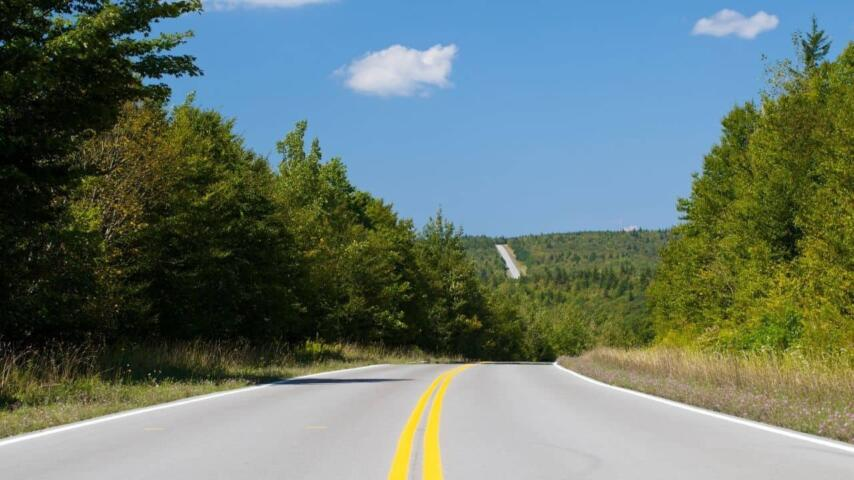
#> input picture computer-vision/finding-lanes/test_lane_01.jpeg, 854 x 480 px, given in place of video, which was not available
$ python app.py
#> lines starting #> are read from the running program, lines starting #| are printed output that depends on the picture; after the words box and inside, x2 and y2 are one past the last pixel; in counts of white or black regions, pixels touching at a corner belong together; pictures that were not available may be replaced by others from this repository, and a replacement may not be noted
import cv2
import numpy
import matplotlib.pyplot as plt
from icecream import ic

def canny(image):
    gray = cv2.cvtColor(image, cv2.COLOR_RGB2GRAY)
    blur = cv2.GaussianBlur(gray, (5, 5), 0) #(image, (kernelSize), deviation)
    canny = cv2.Canny(blur, 50, 150) #(image, lowThreshold, highThreshold)
    return canny

def region_of_interest(image):
    """ will return the enclosed region of our field of view and recall that the enclosed region was triangular in shape """
    # this sizes corresponds to the triangle I drew before in matplotlib
    # camn array is 2-dimensional: (m, n)
    height = image.shape[0]

    # set the tringle polygon in an array of polygon
    polygons = numpy.array([
        [(200, height), (1100, height), (550, 250)]
        ])

    # then apply this triangle polygon to a black mask with same dimension
    mask = numpy.zeros_like(image)

    cv2.fillPoly(mask, polygons, 255) # color of polygon, completely white

    # will return only the region of interest traced by the polygonal contour of the mask
    masked_image = cv2.bitwise_and(image, mask)

    return masked_image

def display_lines(image, lines):
    """ line_image is an array of zeros with the same shape as the lane images array"""
    line_image =numpy.zeros_like(image)

    if lines is not None:
        for line in lines:
            ic(line)
            """ each line is a 2D array containing line coordinates [[x1, y1, x2, y2]]
            now will reshape every line into a 1D array [x1, y1, x2, y2]
            """
            # line = line.reshape(4)
            x1, y1, x2, y2 = line.reshape(4)

            # draw line
            """ args(line_image, (first point of the line), (second point)), color, thickness """
            cv2.line(line_image, (x1, y1), (x2, y2), (255, 0 ,0), 10)

    return line_image

def make_coordinates(image, line_parameters):
    """ return value that denotes X and Y coordinates of the line. \n
    ``y = mx + b`` \n
    where x = (y-b) / m \n
    """
    slope, intercept = line_parameters

    ic(image.shape)
    """
    image.shape: (704, 1279, 3)
    image.shape: (height, width, numberOfChannels)
    """

    y1 = image.shape[0]
    y2 = int(y1 * (3/5))

    x1 = int((y1 - intercept)/slope)
    x2 = int((y2 - intercept)/slope)

    return numpy.array([x1, y1, x2, y2])

def average_slop_intercept(image, lines):
    """ calculate the slope(pendiente)
    ---
    ``y = mx + b`` \n
    where m = (y2-y1) / (x2-x1) \n
    b = y - mx
    """
    left_fit = []
    right_fit = []

    for line in lines:
        x1, y1, x2, y2 = line.reshape(4)

        """ polyfit will a first degree polynomial which would simply be a linear function of Y is equal to MX plus B,
        and its going to fit this polynomial to our X&Y points and return a vector of coefficients which describe the slope and Y intercept """
        parameters = numpy.polyfit((x1, x2), (y1, y2), 1)
        ic(parameters)

        slope = parameters[0]
        intercept = parameters[1]

        """ determine if the slope of the line corresponds to the left or right line """
        if slope < 0:
            left_fit.append((slope, intercept))
        else:
            right_fit.append((slope, intercept))

    ic(left_fit)
    ic(right_fit)

    left_fit_average = numpy.average(left_fit, axis=0)
    right_fit_average = numpy.average(right_fit, axis=0)

    ic(left_fit_average, right_fit_average)

    left_line = make_coordinates(image, left_fit_average)
    right_line = make_coordinates(image, right_fit_average)

    return numpy.array([left_line, right_line])

def main():
    # cap = cv2.VideoCapture(1)
    cap = cv2.VideoCapture('http://192.168.193.97:8080/video')
    # OpenCV uses 640 x 480 by default, higher makes it slow
    cap.set(cv2.CAP_PROP_FRAME_WIDTH, 1280)
    cap.set(cv2.CAP_PROP_FRAME_HEIGHT, 720)

    while True:
        _, frame = cap.read()
#> frame is the input picture: shape (480, 854, 3); mean B, G, R 111, 119.6, 103.1

        canny_image = canny(frame)
#> in canny, `gray = cv2.cvtColor(image, cv2.COLOR_RGB2GRAY)`:
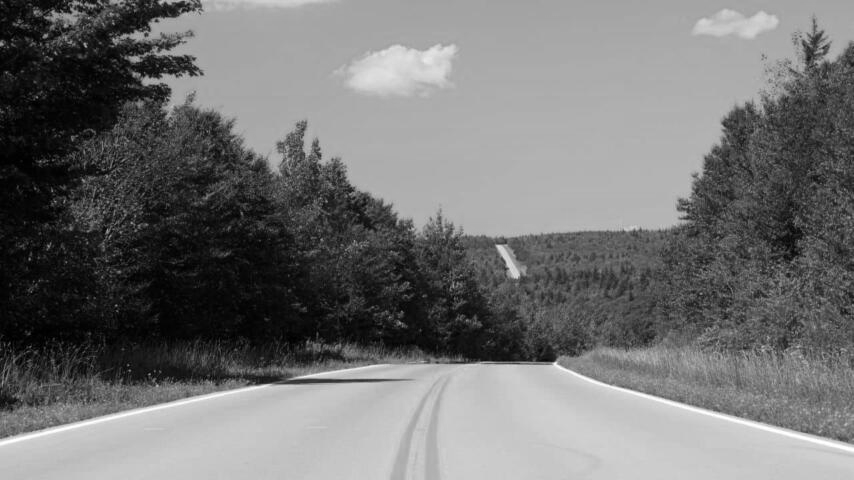
#> gray: shape (480, 854); min 0, max 255, mean 115.2
#> in canny, `canny = cv2.Canny(blur, 50, 150)`:
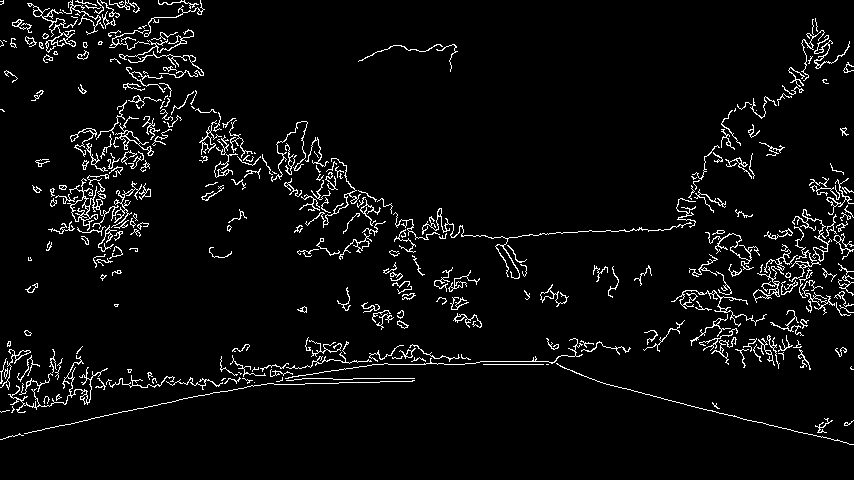
#> canny: shape (480, 854); 4.7% white in thin lines or dots
        cropped_image = region_of_interest(canny_image)
#> in region_of_interest, `cv2.fillPoly(mask, polygons, 255)`:
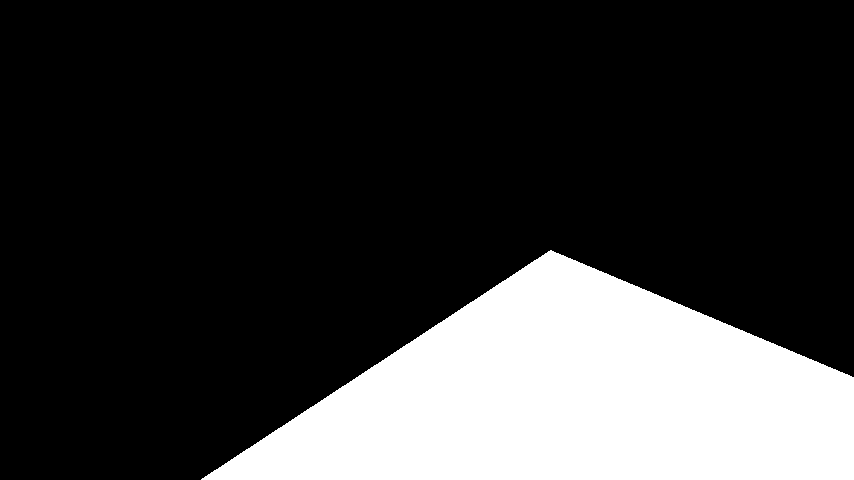
#> mask: shape (480, 854); 22.2% white; 1 white region, box (x1, y1, x2, y2) and area: (201, 250, 854, 480) 90811
#> in region_of_interest, `masked_image = cv2.bitwise_and(image, mask)`:
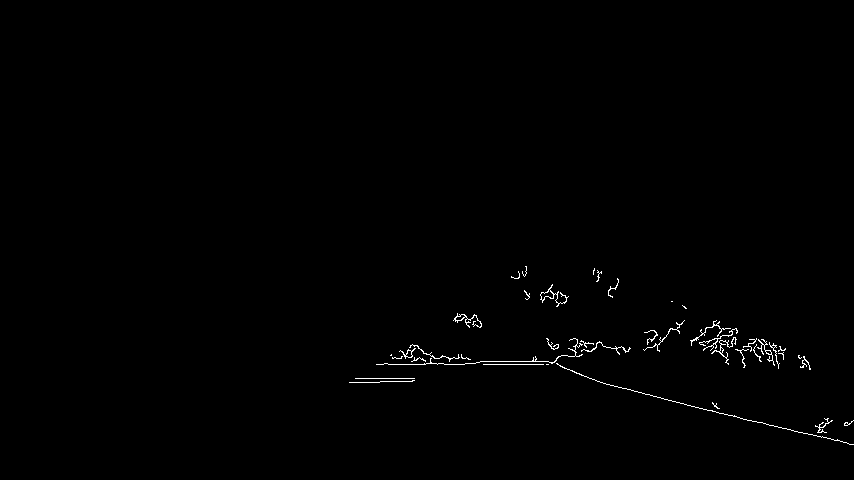
#> masked_image: shape (480, 854); 0.56% white in thin lines or dots, all inside (x1, y1, x2, y2) = (349, 266, 854, 445)
        lines = cv2.HoughLinesP(
            cropped_image,
            2,
            numpy.pi/180, 100,
            numpy.array([]),
            minLineLength=40,
            maxLineGap=5
        )
#> lines = [[653, 396, 758, 422], [483, 364, 548, 364], [376, 364, 425, 364], [480, 361, 555, 361], [766, 424, 842, 441]]

        try:
            averaged_lines = average_slop_intercept(frame, lines)
#> the loop in average_slop_intercept, `for line in lines:` made 5 passes
#> (x1, y1, x2, y2, slope, intercept) on passes 1 to 5: (653, 396, 758, 422, 0.248, 234.3), (483, 364, 548, 364, 8.26e-16, 364), (376, 364, 425, 364, 2.74e-15, 364), (480, 361, 555, 361, -2.68e-16, 361), (766, 424, 842, 441, 0.224, 252.7)
#> after the loop in average_slop_intercept, `for line in lines:`: left_fit = [(-2.68e-16, 361)]; right_fit = [(0.248, 234.3), (8.26e-16, 364), (2.74e-15, 364), (0.224, 252.7)]
#> in average_slop_intercept, `left_fit_average = numpy.average(left_fit, axis=0)`: left_fit_average = [-2.68e-16, 361]
#> in average_slop_intercept, `right_fit_average = numpy.average(right_fit, axis=0)`: right_fit_average = [0.118, 303.7]
#> in make_coordinates, `slope, intercept = line_parameters`: slope = -2.68e-16; intercept = 361
#> in make_coordinates, `x1 = int((y1 - intercept)/slope)`: x1 = -444100005708217472
#> in make_coordinates, `x2 = int((y2 - intercept)/slope)`: x2 = 272431095938655424
#> in average_slop_intercept, `left_line = make_coordinates(image, left_fit_average)`: left_line = [-444100005708217472, 480, 272431095938655424, 288]
#> in average_slop_intercept, `right_line = make_coordinates(image, right_fit_average)`: right_line = [1495, 480, -133, 288]
#> averaged_lines = [[-444100005708217472, 480, 272431095938655424, 288], [1495, 480, -133, 288]]
        except Exception as e:
            print(e)
        line_image = display_lines(frame, lines)
#> the loop in display_lines, `for line in lines:` made 5 passes
#> after the loop in display_lines, `for line in lines:`:
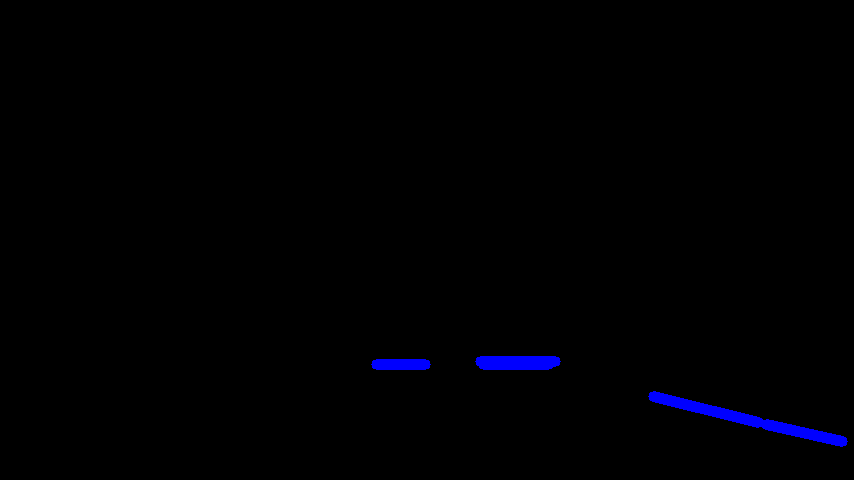
#> line_image: shape (480, 854, 3); mean of channels 0, 1, 2 2.4, 0, 0; drawn as B, G, R
        combo_image = cv2.addWeighted(frame, 0.8, line_image, 1, 1)
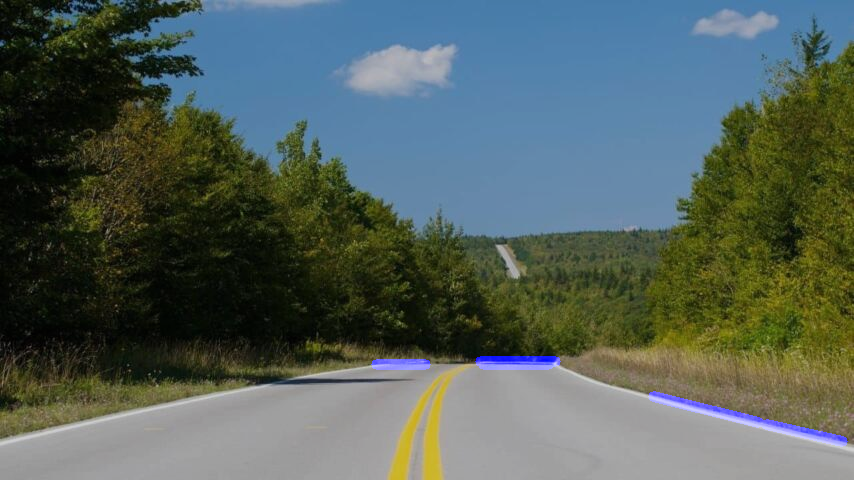
#> combo_image: shape (480, 854, 3); mean B, G, R 91.1, 96.7, 83.5

        """ draw the middle line between left & right lane """
        middle_line_coordinates = [averaged_lines[1][0] - averaged_lines[0][0], int((averaged_lines[1][2] + averaged_lines[0][2])/2)]
#> middle_line_coordinates = [444100005708218967, 136215547969327648]
        ic(middle_line_coordinates)

        average_line_image = display_lines(frame, averaged_lines)
#> the loop in display_lines, `for line in lines:` made 1 pass
#> after the loop in display_lines, `for line in lines:`: line_image: shape (480, 854, 3); every value is 0
        average_combo_image = cv2.addWeighted(frame, 0.8, average_line_image, 1, 1)

        reference_line = cv2.line(average_combo_image, (640, 560), (640, 720), (0, 255 ,0), 3)
        middle_line = cv2.line(average_combo_image, (middle_line_coordinates[1], 432), (middle_line_coordinates[0], 720), (255, 0 ,0), 3)

        # half of the middle_line, yellow color
        half_line = cv2.line(average_combo_image, (620, 560), (660, 560), (0, 255 ,222), 3)
        # half_line_2 = cv2.line(average_combo_image, (int(middle_line_coordinates[1]), 560), (middle_line_coordinates[0], 560), (0, 0 ,255), 2)

        middle_line = cv2.line(average_combo_image, (middle_line_coordinates[1], 432), (middle_line_coordinates[0], 720), (100, 0 ,255), 1)

        middle_dot_coordinates = (int((middle_line_coordinates[0] + middle_line_coordinates[1])/2))
        ic(middle_dot_coordinates)
        middle_dot = cv2.circle(average_combo_image, (middle_dot_coordinates, 560), 5, (100, 0 ,255), -1)

        if middle_dot_coordinates > 640:
            direction_text = cv2.putText(average_combo_image, '<- Left', (middle_dot_coordinates+20, 540),
                cv2.FONT_HERSHEY_SIMPLEX, 1, (100, 0 ,255), 2, cv2.LINE_AA
            )
        elif middle_dot_coordinates < 640:
            direction_text = cv2.putText(average_combo_image, 'Right ->', (middle_dot_coordinates-180, 540),
                cv2.FONT_HERSHEY_SIMPLEX, 1, (100, 0 ,255), 2, cv2.LINE_AA
            )
        else:
            direction_text = cv2.putText(average_combo_image, 'Good', (middle_dot_coordinates-40, 500),
                cv2.FONT_HERSHEY_SIMPLEX, 1, (100, 0 ,255), 2, cv2.LINE_AA
            )

        test = cv2.circle(average_combo_image, (middle_dot_coordinates, 560), 5, (100, 0 ,255), -1)


        """ Resized images, for show """
        lane_imageResized = cv2.resize(frame,(720,480))
        canny_imageResized = cv2.resize(canny_image,(720,480))
        cropped_imageResized = cv2.resize(cropped_image,(720,480))
        line_imageResized = cv2.resize(line_image,(720,480))
        averaged_line_imageResized = cv2.resize(average_line_image,(720,480))
        # combo_imageResized = cv2.resize(combo_image, (720, 480))

        cv2.imshow('lane_image', lane_imageResized)
        cv2.imshow('canny', canny_imageResized)
        cv2.imshow('region_of_interest', cropped_imageResized)
        cv2.imshow('lines', line_imageResized)
        cv2.imshow('averaged_line', averaged_line_imageResized)

        cv2.imshow('RESULT', average_combo_image)


        if cv2.waitKey(1) & 0xFF == ord('q'):
            break

    cap.release()
    cv2.destroyAllWindows()

if __name__ == '__main__':
#> (the run stopped early here; a loop or call above may not have finished)

$ run again, on computer-vision/finding-lanes/test_lane_02.png
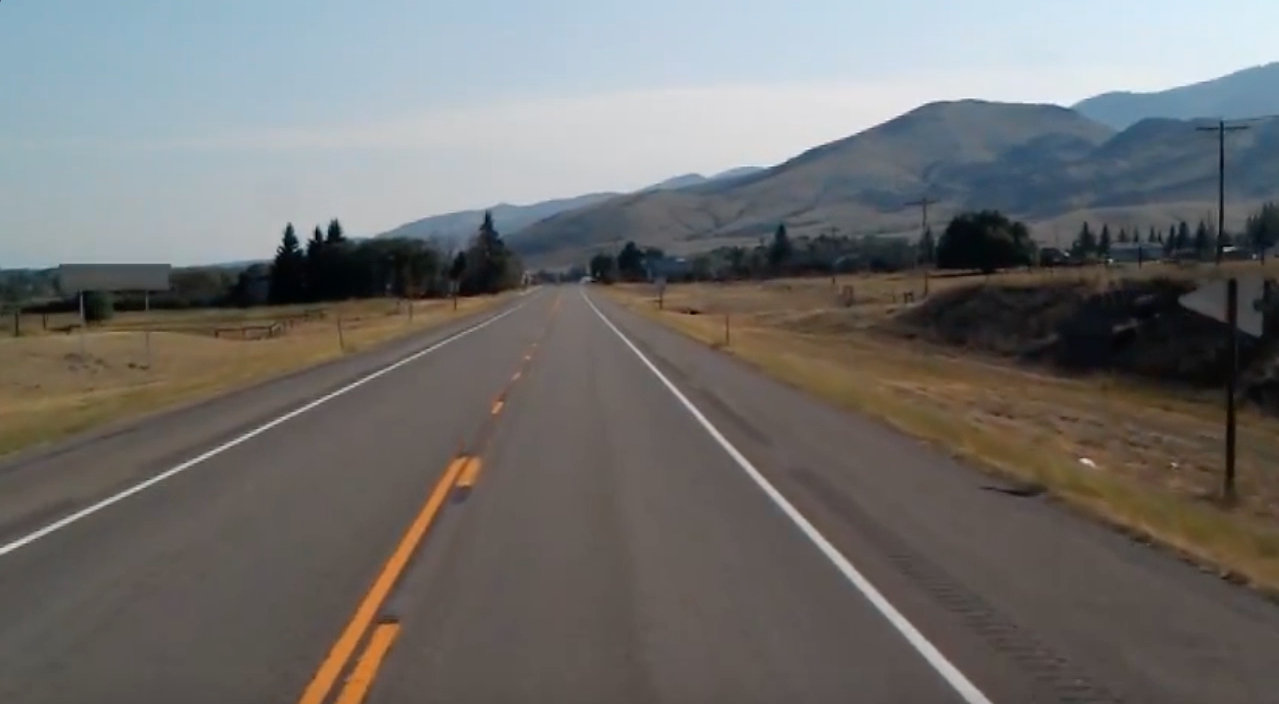
#> input picture computer-vision/finding-lanes/test_lane_02.png, 1279 x 704 px, given in place of video, which was not available
#> in main, frame is the input picture: shape (704, 1279, 3); mean B, G, R 109.7, 111.3, 112.3
#> canny: shape (704, 1279); 0.91% white in thin lines or dots
#> mask: shape (704, 1279); 22.7% white; 1 white region, box (x1, y1, x2, y2) and area: (200, 250, 1100, 704) 204575
#> masked_image: shape (704, 1279); 0.26% white in thin lines or dots, all inside (x1, y1, x2, y2) = (320, 277, 993, 704)
#> lines = 13 rows, first 6: [704, 418, 927, 641], [704, 426, 791, 516], [320, 703, 445, 494], [585, 301, 663, 381], [630, 341, 670, 383], [794, 520, 861, 591]
#> the loop in average_slop_intercept, `for line in lines:` made 13 passes
#> (x1, y1, x2, y2, slope, intercept) on passes 1 to 8: (704, 418, 927, 641, 1, -286), (704, 426, 791, 516, 1.03, -302.3), (320, 703, 445, 494, -1.67, 1238), (585, 301, 663, 381, 1.03, -299), (630, 341, 670, 383, 1.05, -320.5), (794, 520, 861, 591, 1.06, -321.4), (659, 371, 704, 416, 1, -288), (870, 599, 939, 672, 1.06, -321.4)
#> after the loop in average_slop_intercept, `for line in lines:`: left_fit = [(-1.67, 1238), (-1.55, 1164)]; right_fit = [(1, -286), (1.03, -302.3), (1.03, -299), (1.05, -320.5), (1.06, -321.4), (1, -288), (1.06, -321.4), (1.03, -293.2), (0.961, -250.1), (1.05, -317.9), (1, -287)]
#> left_fit_average = [-1.61, 1201]
#> right_fit_average = [1.02, -298.8]
#> in make_coordinates, `slope, intercept = line_parameters`: slope = -1.61; intercept = 1201
#> in make_coordinates, `x1 = int((y1 - intercept)/slope)`: x1 = 308
#> in make_coordinates, `x2 = int((y2 - intercept)/slope)`: x2 = 483
#> left_line = [308, 704, 483, 422]
#> right_line = [978, 704, 703, 422]
#> averaged_lines = [[308, 704, 483, 422], [978, 704, 703, 422]]
#> the loop in display_lines, `for line in lines:` made 13 passes
#> middle_line_coordinates = [670, 593]
#> the loop in display_lines (call 2), `for line in lines:` made 2 passes
#> in main, `middle_line = cv2.line(average_combo_image, (middle_line_coordinates[1..`:
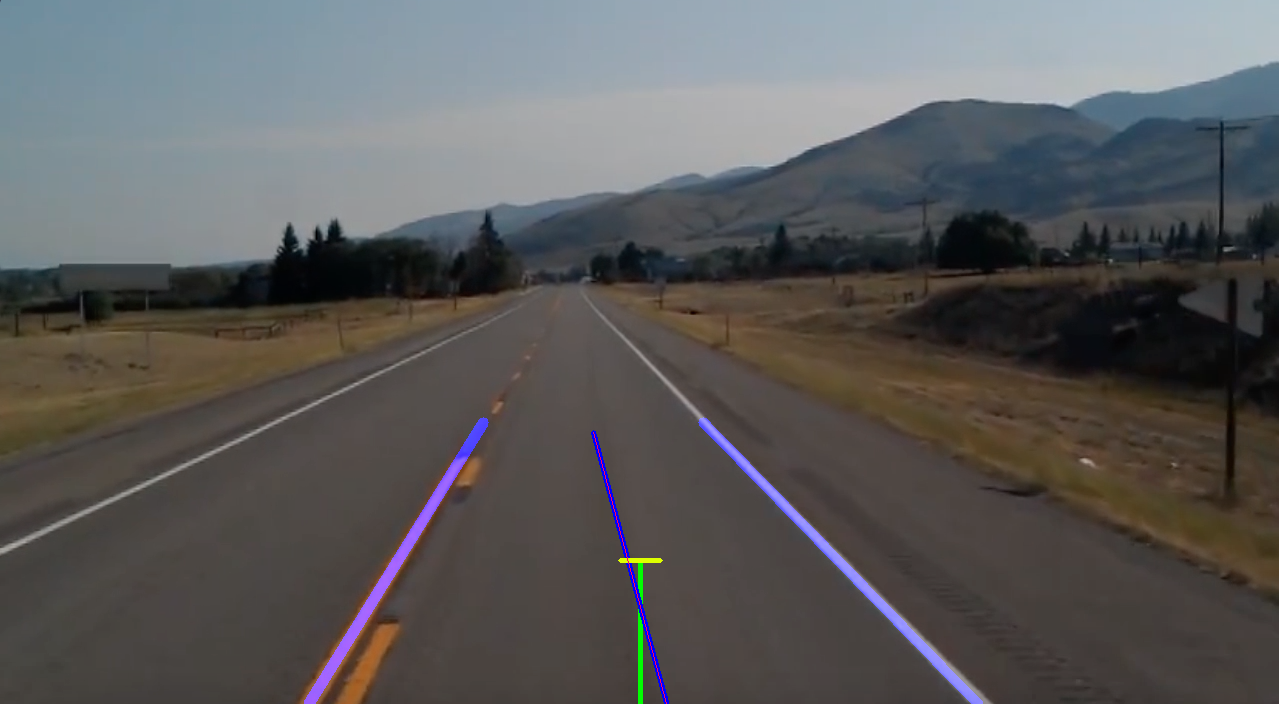
#> middle_line: shape (704, 1279, 3); mean B, G, R 90.3, 90.1, 90.8
#> middle_dot_coordinates = 631
#> in main, `cropped_imageResized = cv2.resize(cropped_image,(720,480))`:
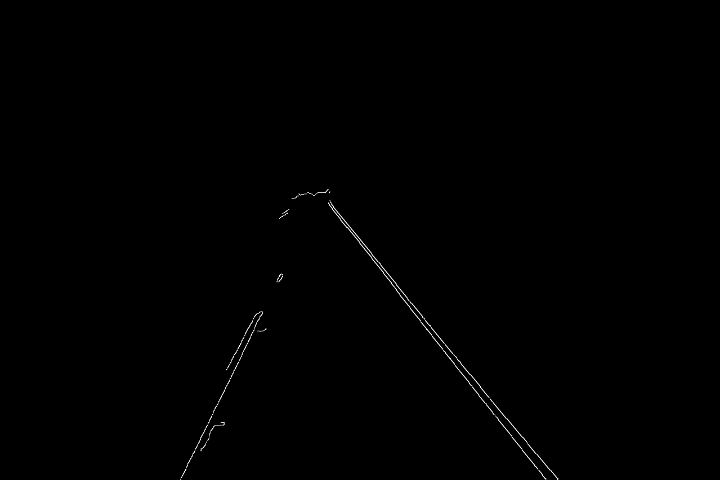
#> cropped_imageResized: shape (480, 720); min 0, max 255, mean 0.7
